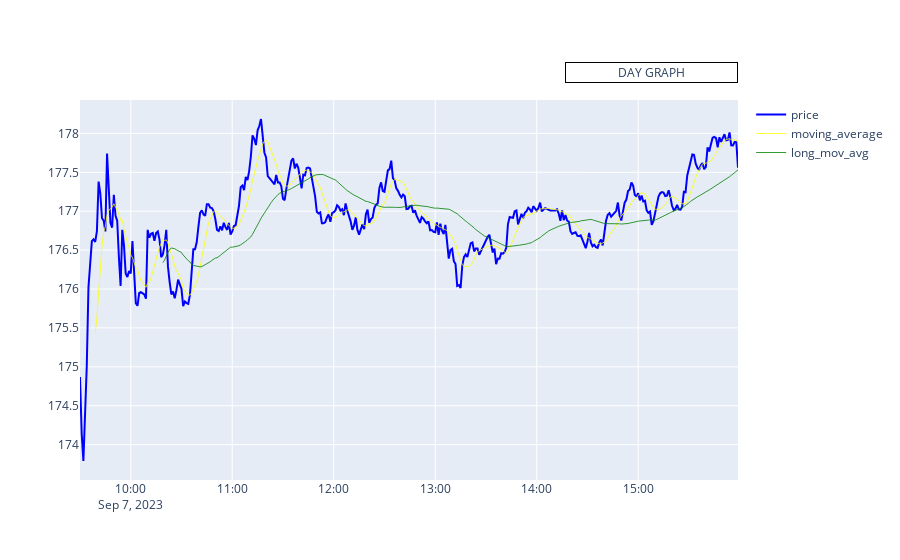

Notebook cell for this chart:
### Code cell
graph_day(data)

### Figure 1 — Plotly figure (JSON) as saved in the notebook; plotly's stock layout.template omitted (floating-point values rounded to 4 significant figures; data arrays with more than 128 entries replaced by an {"elided": "..."} marker saying what was removed)
{"data": [{"line": {"color": "blue"}, "name": "price", "type": "scatter", "x": {"elided": "389 str values"}, "y": {"elided": "389 float values"}}, {"line": {"color": "yellow", "width": 0.8}, "name": "moving_average", "type": "scatter", "x": {"elided": "389 str values"}, "y": {"elided": "389 float values"}}, {"line": {"color": "green", "width": 0.8}, "name": "long_mov_avg", "type": "scatter", "x": {"elided": "389 str values"}, "y": {"elided": "389 float values"}}], "layout": {"annotations": [{"align": "left", "bordercolor": "black", "borderwidth": 1, "showarrow": false, "text": "\n                DAY GRAPH\n                ", "x": 1, "xref": "paper", "y": 1.1, "yref": "paper"}]}}
